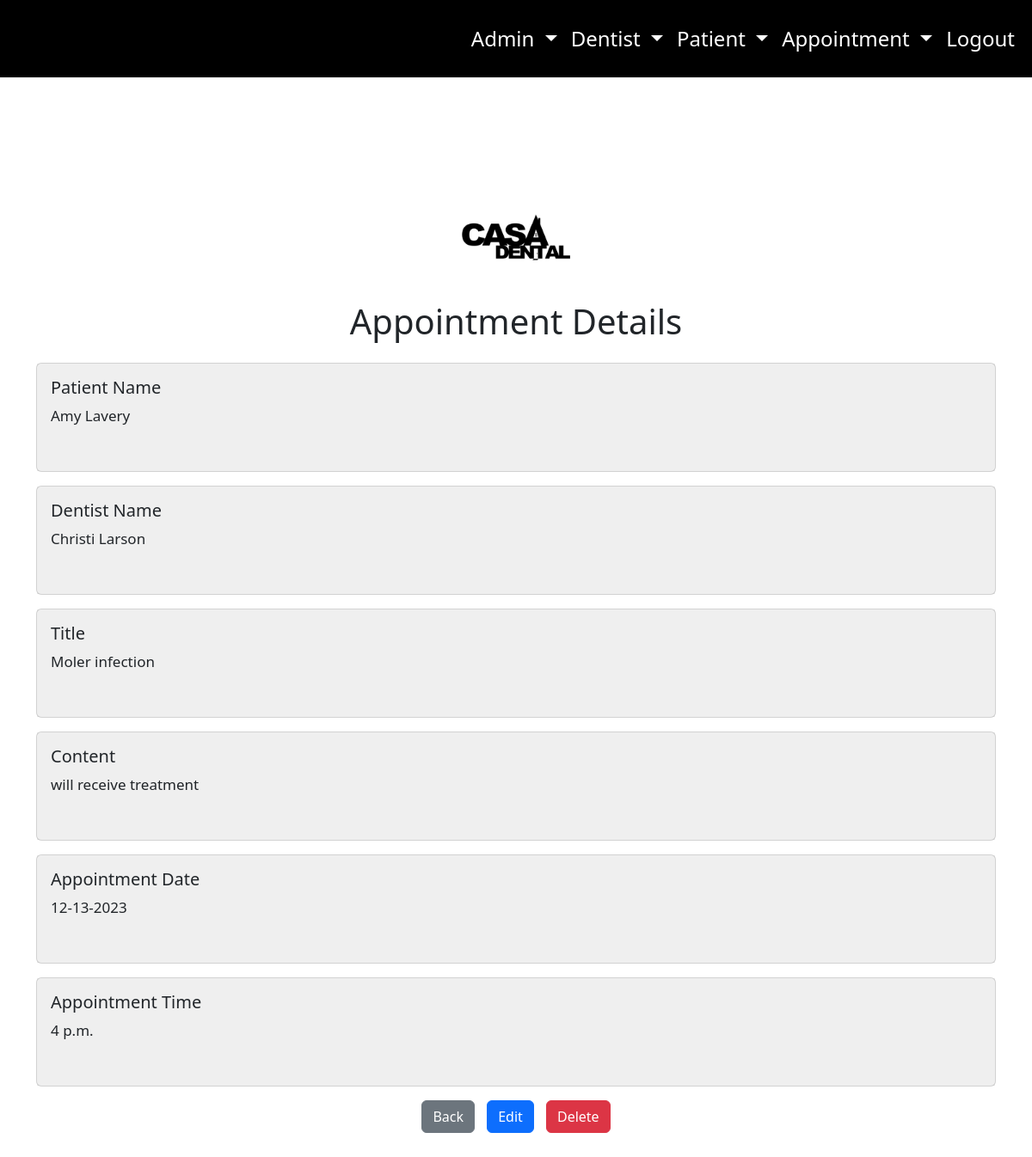
The app's page /view-appointment/5/ (signed in) with its own data.
### staff/models.py (models this page shows, shortened)
class Appointment(models.Model):
    patient = models.ForeignKey(Patient, on_delete=models.CASCADE)
    dentist = models.ForeignKey(Dentist, on_delete=models.DO_NOTHING)
    title = models.CharField(max_length=200, null=True, blank=False)
    content = models.CharField(max_length=500, null=True, blank=False)
    appointment_date = models.DateTimeField(null=True, blank=False)
    appointment_time = models.TimeField(null=True, blank=False)

class Patient(models.Model):
    first_name = models.CharField(max_length=100, null=True, blank=False)
    last_name = models.CharField(max_length=100, null=True, blank=False)
    email = models.CharField(max_length=150, null=True, blank=False)
    race = models.CharField(choices=RACE_OPTIONS, null=True, blank=False, max_length=50)
    gender = models.CharField(choices=GENDER, null=True, blank=False, max_length=10)
    phone_number = models.CharField(max_length=100, null=True, blank=False, help_text='eg 240-281-2912')
    age = models.IntegerField(null=True, blank=False)
    adress = models.CharField(max_length=200, null=True, blank=False)
    def __str__(self):
        return f'{self.first_name} {self.last_name}'

class Dentist(models.Model):
    first_name = models.CharField(max_length=100, null=True, blank=True)
    last_name = models.CharField(max_length=100, null=True, blank=True)
    email = models.CharField(max_length=150, null=True, blank=False)
    phone_number = models.CharField(max_length=100, null=True, blank=False, help_text='eg 240-281-2912')
    age = models.IntegerField(max_length=100,  null=True, blank=False,  help_text='eg.  248-293-2984')
    def __str__(self):
        return f'{self.first_name} {self.last_name}'

### staff/views.py (the view)
# urls.py: path('view-appointment/<int:pk>/', views.AppointmentDetailedView.as_view(), name='appointment-detail-page'),
class AppointmentDetailedView(LoginRequiredMixin, DetailView):
        model = Appointment
        template_name = 'staff/appointment-detail.html'

### staff/templates/staff/appointment-detail.html
{% extends 'staff/index.html' %}
{% load static %}
{% block content %}
    <div class="container mt-5">
        <div class="text-center" style="margin-top: 200px;">
            <div style="width: 150px; height: 150px; border-radius: 50%; overflow: hidden; margin: 0 auto;">
                <img src="{% static 'staff/images/casa1.png' %}" alt="Profile Picture" style="width: 100%; height: 100%; object-fit: cover;">
            </div>
        </div>
        <h1 class="mb-4 text-center">Appointment Details</h1>
        <div class="card mb-3">
            <div class="card-body" style="height:125px">
                <h5 class="card-title">Patient Name</h5>
                <p class="card-text">{{ object.patient }} </p>
            </div>
        </div>
        <div class="card mb-3">
            <div class="card-body" style="height:125px">
                <h5 class="card-title">Dentist Name</h5>
                <p class="card-text">{{ object.dentist }} </p>
            </div>
        </div>
        <div class="card mb-3">
            <div class="card-body" style="height:125px">
                <h5 class="card-title">Title</h5>
                <p class="card-text">{{ object.title }} </p>
            </div>
        </div>
        <div class="card mb-3">
            <div class="card-body" style="height:125px">
                <h5 class="card-title"> Content</h5>
                <p class="card-text">{{ object.content }} </p>
            </div>
        </div>
        <div class="card mb-3">
            <div class="card-body" style="height:125px">
                <h5 class="card-title"> Appointment Date</h5>
                <p class="card-text">{{ object.appointment_date|date:"m-d-Y" }} </p>
            </div>
        </div>
        <div class="card mb-3">
            <div class="card-body" style="height:125px">
                <h5 class="card-title"> Appointment Time</h5>
                <p class="card-text">{{ object.appointment_time }} </p>
            </div>
        </div>
        <div class="text-center">
            <a href="{% url 'appointment-list-page' %}" class="btn btn-secondary" style="margin-right: 10px;">Back</a>
            <a href="{% url 'appointment-update-page' object.id %}" class="btn btn-primary" style="margin-right: 10px;">Edit</a>
            <a href="{% url 'appointment-delete-page' object.id %}" class="btn btn-danger">Delete</a>
        </div>
    </div>
{% endblock content%}

### staff/static/staff/main.css (style rules this page uses)
body { margin: 0; padding: 0; overflow-x: hidden; margin-bottom: 3000px; background-color: red; }
h1 { font-size: 100px; }
.card { transition: transform 0.2s ease-in-out; font-size: 17px; }
.card-body { height: 200px; overflow: hidden; background-color: rgba(173, 173, 173, 0.201); }
body { margin: 0; }

### records on screen
Appointment: patient "Amy Lavery", dentist "Christi Larson", title "Moler infection", content "will receive treatment", appointment_date "12-13-2023", appointment_time "4 p.m."
